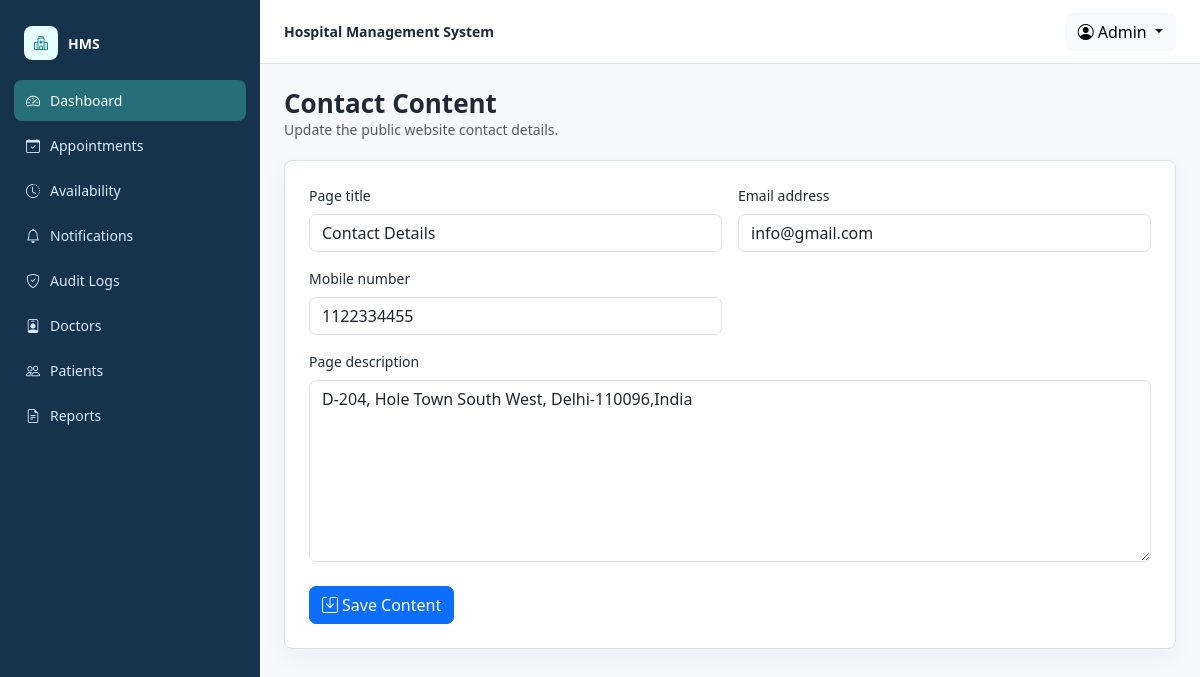
The page /hms/admin/contact.php (signed in) on the database its author committed.
### tables this page shows
CREATE TABLE `tblpage` (
  `ID` int(10) NOT NULL,
  `PageType` varchar(200) DEFAULT NULL,
  `PageTitle` varchar(200) DEFAULT NULL,
  `PageDescription` mediumtext DEFAULT NULL,
  `Email` varchar(120) DEFAULT NULL,
  `MobileNumber` bigint(10) DEFAULT NULL,
  `UpdationDate` timestamp NULL DEFAULT current_timestamp(),
  `OpenningTime` varchar(255) DEFAULT NULL
);

### hms/admin/contact.php (the view, shortened to what this page needs)
<?php
include 'include/config.php';
$page = hms_fetch_one($con, "SELECT * FROM tblpage WHERE PageType = 'contactus'");
?>
<div class="hms-page-title">
    <div>
        <h1>Contact Content</h1>
        <p class="text-muted mb-0">Update the public website contact details.</p>
    </div>
</div>
<div class="hms-card p-4">
    <form method="post">
        <div class="row g-3">
            <div class="col-md-6">
                <label class="form-label" for="pagetitle">Page title</label>
                <input type="text" class="form-control" id="pagetitle" name="pagetitle" value="<?php echo hms_e($page['PageTitle'] ?? ''); ?>" required>
            </div>
            <div class="col-md-6">
                <label class="form-label" for="email">Email address</label>
                <input type="email" class="form-control" id="email" name="email" value="<?php echo hms_e($page['Email'] ?? ''); ?>" required>
            </div>
            <div class="col-md-6">
                <label class="form-label" for="mobnum">Mobile number</label>
                <input type="text" class="form-control" id="mobnum" name="mobnum" value="<?php echo hms_e($page['MobileNumber'] ?? ''); ?>" required>
            </div>
            <div class="col-12">
                <label class="form-label" for="pagedes">Page description</label>
                <textarea class="form-control" id="pagedes" name="pagedes" rows="7" required><?php echo hms_e($page['PageDescription'] ?? ''); ?></textarea>
            </div>
        </div>
        <button type="submit" name="submit" class="btn btn-primary mt-4">
            <i class="bi bi-save me-1"></i>Save Content
        </button>
    </form>
</div>

### hms/include/hms_helpers.php (style rules this page uses)
:root { --hms-ink: #1f2937; --hms-muted: #667085; --hms-line: #d9e2ec; --hms-bg: #f6f8fb; --hms-sidebar: #17324d; --hms-sidebar-active: #256f7a; --hms-teal: #127c8a; --hms-amber: #b7791f; }
body { background: var(--hms-bg); color: var(--hms-ink); font-size: 14px; letter-spacing: 0; }
.hms-page-title { display: flex; justify-content: space-between; gap: 16px; align-items: center; margin-bottom: 20px; }
.hms-page-title h1 { font-size: 26px; margin: 0; font-weight: 700; }
.hms-card { background: #fff; border: 1px solid var(--hms-line); border-radius: 8px; box-shadow: 0 8px 24px rgba(16, 24, 40, .04); }
.btn { border-radius: 7px; }
.form-control, .form-select { border-radius: 7px; }

### rows shown on the page
tblpage: pagetitle "Contact Details", email "info@gmail.com", mobnum "1122334455", pagedes "D-204, Hole Town South West, Delhi-110096,India"

### other values the page prints
hms_e($item[1]) "Dashboard"
hms_e($item[1]) "Appointments"
hms_e($item[1]) "Availability"
hms_e($item[1]) "Notifications"
hms_e($item[1]) "Audit Logs"
hms_e($item[1]) "Doctors"
hms_e($item[1]) "Patients"
hms_e($item[1]) "Reports"
hms_e($name) "Admin"
